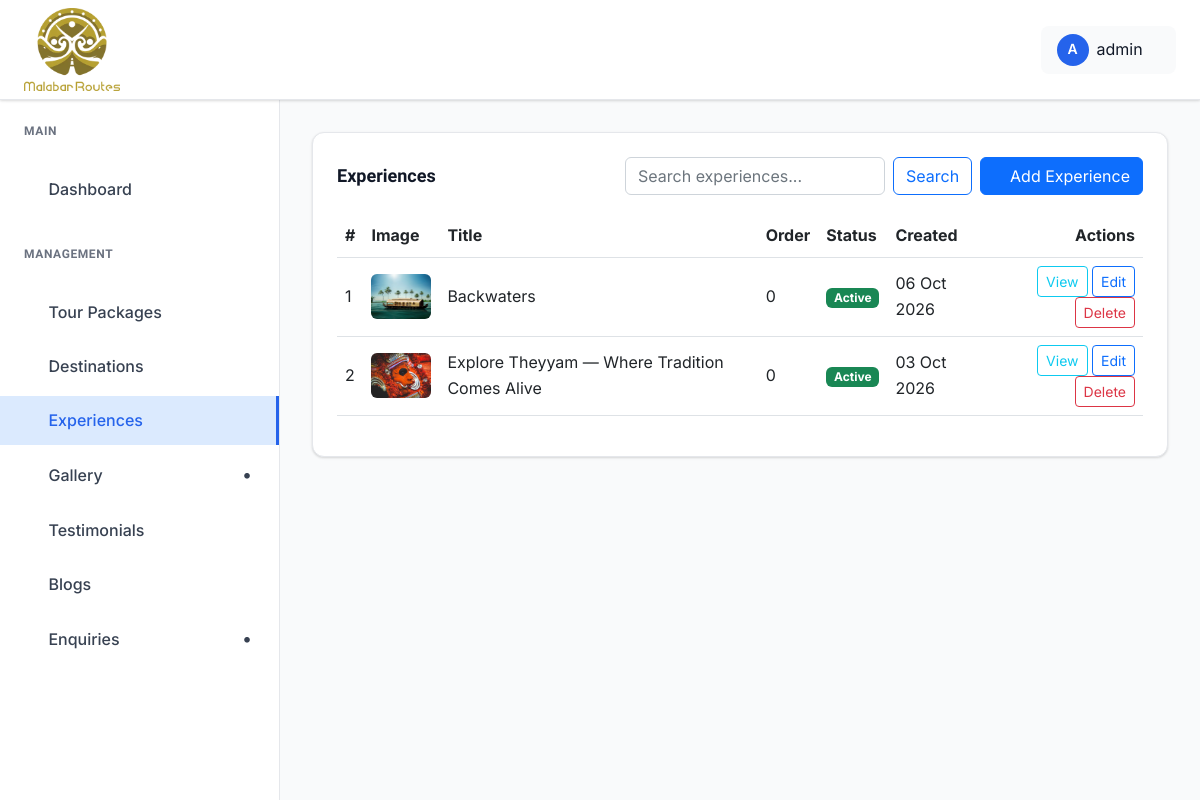
The page /dashboard/activities/ (signed in) on the database its author committed.
### malabar_routes_app/models.py (models this page shows, shortened)
class Activity(models.Model):
    title = models.CharField(max_length=200)
    slug = models.SlugField(max_length=220, unique=True, blank=True)
    image = models.ImageField(upload_to="activities/", blank=True, null=True)
    description = models.TextField(
        help_text="Rich text (bullets, bold, etc.)"
    )
    order = models.PositiveIntegerField(
        default=0, help_text="Lower numbers appear first"
    )
    is_active = models.BooleanField(default=True)
    created_at = models.DateTimeField(auto_now_add=True)
    updated_at = models.DateTimeField(auto_now=True)
    class Meta:
        ordering = ["order", "-created_at"]
        verbose_name = "Activity"
        verbose_name_plural = "Activities"

### malabar_routes_app/views.py (the view)
@admin_required
def admin_activity_list(request):
    query = request.GET.get("q", "").strip()
    activities = Activity.objects.all()
    if query:
        activities = activities.filter(
            Q(title__icontains=query)
            | Q(description__icontains=query)
        )
    page_obj = Paginator(
        activities,
        10,
    ).get_page(
        request.GET.get("page")
    )
    return render(
        request,
        "admin_pages/activity_list.html",
        {
            "activities": page_obj,
            "query": query,
        },
    )

### malabar_routes_app/views.py (called while the page is built, shortened)
def admin_required(view_func):
    @wraps(view_func)
    @login_required(login_url="admin_login")
    def wrapper(request, *args, **kwargs):
        return view_func(
            request,
            *args,
            **kwargs
        )
    return wrapper

def booking_packages(request):
    return {"booking_packages": TourPackage.objects.order_by("-created_at")}

### templates/admin_pages/activity_list.html (shortened to what this page needs)
{% extends "admin_pages/base.html" %}
{% block content %}
<div class="content-card">
    <div class="card-header flex-wrap gap-2">
        <h3 class="card-title mb-0">Experiences</h3>
        <div class="d-flex gap-2 flex-wrap">
            <form method="get" class="d-flex gap-2">
                <input type="text" name="q" value="{{ query }}" class="form-control"
                       placeholder="Search experiences...">
                <button type="submit" class="btn btn-outline-primary">Search</button>
            </form>
            <a href="{% url 'activity_create' %}" class="btn btn-primary">
                <i class="icofont-plus"></i> Add Experience
            </a>
        </div>
    </div>
    <div class="table-responsive">
        <table class="table table-hover align-middle">
            <thead>
                <tr>
                    <th>#</th>
                    <th>Image</th>
                    <th>Title</th>
                    <th>Order</th>
                    <th>Status</th>
                    <th>Created</th>
                    <th class="text-end">Actions</th>
                </tr>
            </thead>
            <tbody>
                {% for activity in activities %}
                <tr>
                    <td>{{ activities.start_index|add:forloop.counter0 }}</td>
                    <td>
                        {% if activity.image %}
                            <img src="{{ activity.image.url }}" alt="{{ activity.title }}"
                                 style="width:60px;height:45px;object-fit:cover;border-radius:6px;">
                        {% else %}
                            <span class="text-muted">—</span>
                        {% endif %}
                    </td>
                    <td>{{ activity.title }}</td>
                    <td>{{ activity.order }}</td>
                    <td>
                        {% if activity.is_active %}
                            <span class="badge bg-success">Active</span>
                        {% else %}
                            <span class="badge bg-secondary">Hidden</span>
                        {% endif %}
                    </td>
                    <td>{{ activity.created_at|date:"d M Y" }}</td>
                    <td class="text-end">
                        <a href="{% url 'activity_detail' activity.slug %}" class="btn btn-sm btn-outline-info">View</a>
                        <a href="{% url 'activity_update' activity.slug %}" class="btn btn-sm btn-outline-primary">Edit</a>
                        <button type="button" class="btn btn-sm btn-outline-danger js-delete"
                                data-url="{% url 'activity_delete' activity.slug %}"
                                data-title="{{ activity.title }}">Delete</button>
                    </td>
                </tr>
                {% empty %}
                <tr>
                    <td colspan="7" class="text-center text-muted py-4">
                        {% if query %}No experiences found for "{{ query }}".{% else %}No experiences added yet.{% endif %}
                    </td>
                </tr>
                {% endfor %}
            </tbody>
        </table>
    </div>
</div>
{% endblock %}

### templates/admin_pages/base.html (shortened to what this page needs)
{% load static %}
<!DOCTYPE html>
<html class="no-js" lang="en">
<head>
    <link rel="stylesheet" href="https://cdnjs.cloudflare.com/ajax/libs/toastr.js/latest/toastr.min.css">
    <link href="https://cdnjs.cloudflare.com/ajax/libs/font-awesome/5.15.4/css/all.min.css" rel="stylesheet">
    <link rel="stylesheet" href="{% static 'admin-static/assets/css/bootstrap.min.css' %}">
    <link rel="stylesheet" href="{% static 'admin-static/assets/css/icofont.min.css' %}">
    <link rel="stylesheet" href="{% static 'admin-static/assets/css/style.css' %}">
</head>
<body>
    <header class="dashboard-header">
        <div class="header-left">
            <a href="{% url 'admin_dashboard' %}" class="logo">
                <img src="{% static 'malabar-static/logo.webp' %}" alt="Malabar Routes Logo">
            </a>
        </div>
        <div class="header-right">
            <div class="user-profile-dropdown">
                <div class="user-profile-toggle">
                    <div class="user-avatar">
                        {{ request.user.username|first|upper }}
                    </div>
                    <span>{{ request.user.username}}</span>
                    <i class="icofont-simple-down"></i>
                </div>
            </div>
        </div>
    </header>
    <aside class="dashboard-sidebar" id="dashboardSidebar">
        <div class="sidebar-content">
            <div class="sidebar-section">
                <h6 class="sidebar-title">Main</h6>
                <ul class="sidebar-menu">
                    <li>
                        <a href="{% url 'admin_dashboard' %}"
                            class="{% if request.resolver_match.url_name == 'admin_dashboard' %}active{% endif %}">
                            <i class="icofont-dashboard"></i>
                            Dashboard
                        </a>
                    </li>
                </ul>
            </div>
            <div class="sidebar-section">
                <h6 class="sidebar-title">Management</h6>
                <ul class="sidebar-menu">
                    <li>
                        <a href="{% url 'admin_package_list' %}"
                            class="{% if request.resolver_match.url_name == 'admin_package_list' %}active{% endif %}">
                            <i class="icofont-package"></i>
                            Tour Packages
                        </a>
                    </li>
                    <li>
                        <a href="{% url 'admin_destination_list' %}"
                            class="{% if request.resolver_match.url_name == 'admin_destination_list' %}active{% endif %}">
                            <i class="icofont-location-pin"></i>
                            Destinations
                        </a>
                    </li>
                    <li>
                        <a href="{% url 'admin_activity_list' %}"
                            class="{% if request.resolver_match.url_name == 'admin_activity_list' or request.resolver_match.url_name == 'activity_create' or request.resolver_match.url_name == 'activity_update' or request.resolver_match.url_name == 'activity_detail' %}active{% endif %}">
                            <i class="icofont-travelling"></i>
                            Experiences
                        </a>
                    </li>
                    <li
                        class="has-dropdown {% if request.resolver_match.url_name == 'list_image' or request.resolver_match.url_name == 'category_list' %}open{% endif %}">
                        <a href="#">
                            <i class="icofont-picture"></i>
                            Gallery
                        </a>
                    </li>
                    <li>
                        <a href="{% url 'review_list' %}"
                            class="{% if request.resolver_match.url_name == 'review_list' %}active{% endif %}">
                            <i class="icofont-quote-left"></i>
                            Testimonials
                        </a>
                    </li>
                    <li>
                        <a href="{% url 'admin_blog_list' %}"
                            class="{% if request.resolver_match.url_name == 'admin_blog_list' %}active{% endif %}">
                            <i class="icofont-newspaper"></i>
                            Blogs
                        </a>
                    </li>
                    <li class="has-dropdown">
                        <a href="#">
                            <i class="icofont-ui-messaging"></i>
                            Enquiries
                        </a>
                    </li>
                </ul>
            </div>
        </div>
    </aside>
    <main class="dashboard-main">
        <div class="dashboard-content">
            {% block content %}{% endblock %}
        </div>
    </main>
</body>
</html>

### templates/admin_pages/base.html (style rules this page uses)
:root { --primary-blue: #2563eb; --dark-blue: #1e40af; --light-blue: #dbeafe; --sidebar-width: 280px; --header-height: 100px; --white: #ffffff; --gray-50: #f9fafb; --gray-100: #f3f4f6; --gray-200: #e5e7eb; --gray-300: #d1d5db; --gray-500: #6b7280; --gray-700: #374151; --gray-800: #1f2937; --gray-900: #111827; --shadow: 0 1px 3px 0 rgba(0, 0, 0, 0.1), 0 1px 2px 0 rgba(0, 0, 0, 0.06); --shadow-lg: 0 10px 15px -3px rgba(0, 0, 0, 0.1), 0 4px 6px -2px rgba(0, 0, 0, 0.05); }
* { margin: 0; padding: 0; box-sizing: border-box; }
body { font-family: 'Inter', 'Segoe UI', Tahoma, Geneva, Verdana, sans-serif; background-color: var(--gray-50); color: var(--gray-900); line-height: 1.6; }
.dashboard-header { position: fixed; top: 0; left: 0; right: 0; height: var(--header-height); background: var(--white); border-bottom: 1px solid var(--gray-200); box-shadow: var(--shadow); z-index: 1000; display: flex; align-items: center; padding: 0 24px; }
.header-left { display: flex; align-items: center; gap: 16px; }
.logo { display: flex; align-items: center; gap: 8px; color: var(--primary-blue); font-weight: 700; font-size: 20px; text-decoration: none; }
.logo img { height: 84px; width: auto; object-fit: contain; }
.header-right { margin-left: auto; display: flex; align-items: center; gap: 16px; }
.user-avatar { width: 32px; height: 32px; border-radius: 50%; background: var(--primary-blue); display: flex; align-items: center; justify-content: center; color: var(--white); font-weight: 600; font-size: 14px; }
.dashboard-sidebar { position: fixed; top: var(--header-height); left: 0; width: var(--sidebar-width); height: calc(100vh - var(--header-height)); background: var(--white); border-right: 1px solid var(--gray-200); overflow-y: auto; z-index: 999; transition: transform 0.3s ease; }
.sidebar-content { padding: 24px 0; }
.sidebar-section { margin-bottom: 32px; }
.sidebar-title { padding: 0 24px 12px; font-size: 12px; font-weight: 600; text-transform: uppercase; color: var(--gray-500); letter-spacing: 0.05em; }
.sidebar-menu { list-style: none; }
.sidebar-menu li { margin-bottom: 4px; display: block; width: 100%; }
.sidebar-menu a { display: flex; align-items: center; gap: 12px; padding: 12px 24px; color: var(--gray-700); text-decoration: none; font-weight: 500; transition: all 0.2s; position: relative; }
.sidebar-menu a.active { background: var(--light-blue); color: var(--primary-blue); border-right: 3px solid var(--primary-blue); }
.has-dropdown>a::after { content: '•'; font-family: inherit; font-weight: bold; font-size: 18px; margin-left: auto; transition: transform 0.3s ease; display: inline-block; width: 16px; text-align: center; }
.dashboard-main { margin-left: var(--sidebar-width); margin-top: var(--header-height); min-height: calc(100vh - var(--header-height)); overflow-y: auto; }
.dashboard-content { padding: 32px; }
.content-card { background: var(--white); border-radius: 12px; padding: 24px; box-shadow: var(--shadow); border: 1px solid var(--gray-200); }
.card-header { display: flex; justify-content: space-between; align-items: center; margin-bottom: 20px; }
.card-title { font-size: 18px; font-weight: 600; color: var(--gray-900); }
.user-profile-dropdown { position: relative; margin-left: 10px; }
.user-profile-toggle { display: flex; align-items: center; gap: 8px; padding: 8px 16px; border-radius: 8px; background: var(--gray-50); cursor: pointer; transition: all 0.2s; }
.user-profile-toggle i { font-size: 12px; transition: transform 0.3s ease; }
body { -webkit-user-select: none; -moz-user-select: none; -ms-user-select: none; user-select: none; }

### rows shown on the page
Activity: start_index|add "1", image (picture), title "Backwaters", order "0", shows "Active", created_at "06 Oct 2026"
Activity: start_index|add "2", image (picture), title "Explore Theyyam — Where Tradition Comes Alive", order "0", is_active "Active", created_at "03 Oct 2026"

### other values the page prints
{{ request.user.username|first|upper }} "A"
{{ request.user.username }} "admin"
